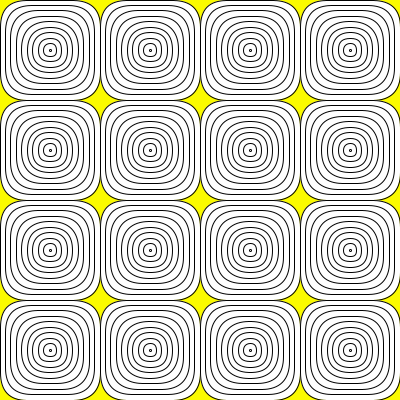
Frame 1 (no input)
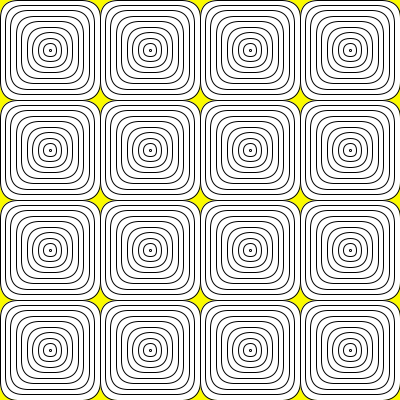
Frame 60 (the mouse pressed at the canvas centre just before this capture)
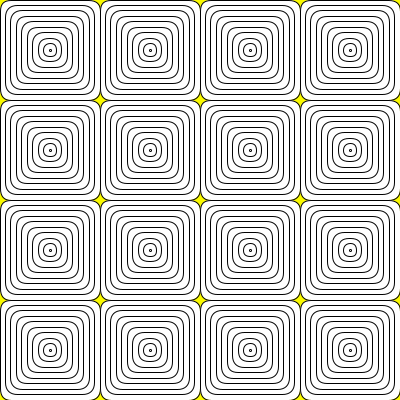
Frame 120 (the mouse held since frame 60 and released just before this capture)

The Processing sketch that drew these frames (run headless with seeded random() and noise(); from frame 60 on, the mouse is pressed at the canvas centre):

// Processing sketch: sketch_230529g_ciclo_for_tres_dimensiones
// ── sketch_230529g_ciclo_for_tres_dimensiones.pde
int separacion;

int x, y;
void setup () {
  size (400, 400);

  separacion = 1;

  x= 50;
  y= 50;
}

void draw () {
  background (250, 250, 0);
  float mod = width/4;
  for ( int a = 0; a < 4; a++) {
    for ( int b = 0; b < 4; b++) {
      float x = mod/2 + mod*a ;
      float y = mod/2 + mod*b ;
      rectMode(CENTER);
      for ( int c = 0; c < 10; c++ ) {
        float tam = map(c, 0, 10-1, mod, 2 );
        rect(x, y, tam, tam, map(sin(frameCount*.1), -1, 1, 0, mod/2));
      }
    }
  }
  /*

   push();
   for (int i = 0; i < 100; i +=10) {
   filaCuadrados(x, y, separacion);
   y+=100;
   
   if (y > 400) {
   y = 50;
   }
   }
   pop();
   
   if (key == 'p') {
   save("artOptic.jpg");
   }
   */
}

//----------------------------------

void filaCuadrados(int x_, int y_, int separacion_) {

  rectMode(CENTER);
  noFill();

  for (int k = 0; k < 100; k +=10) {
    for (int i = 0; i < 100; i+=10) {
      for (int j = 0; j < 100; j+=5) {
        rect(x_, y_, separacion * j, separacion_ * j );
      }
    }
    x_+=100;
  }
}
